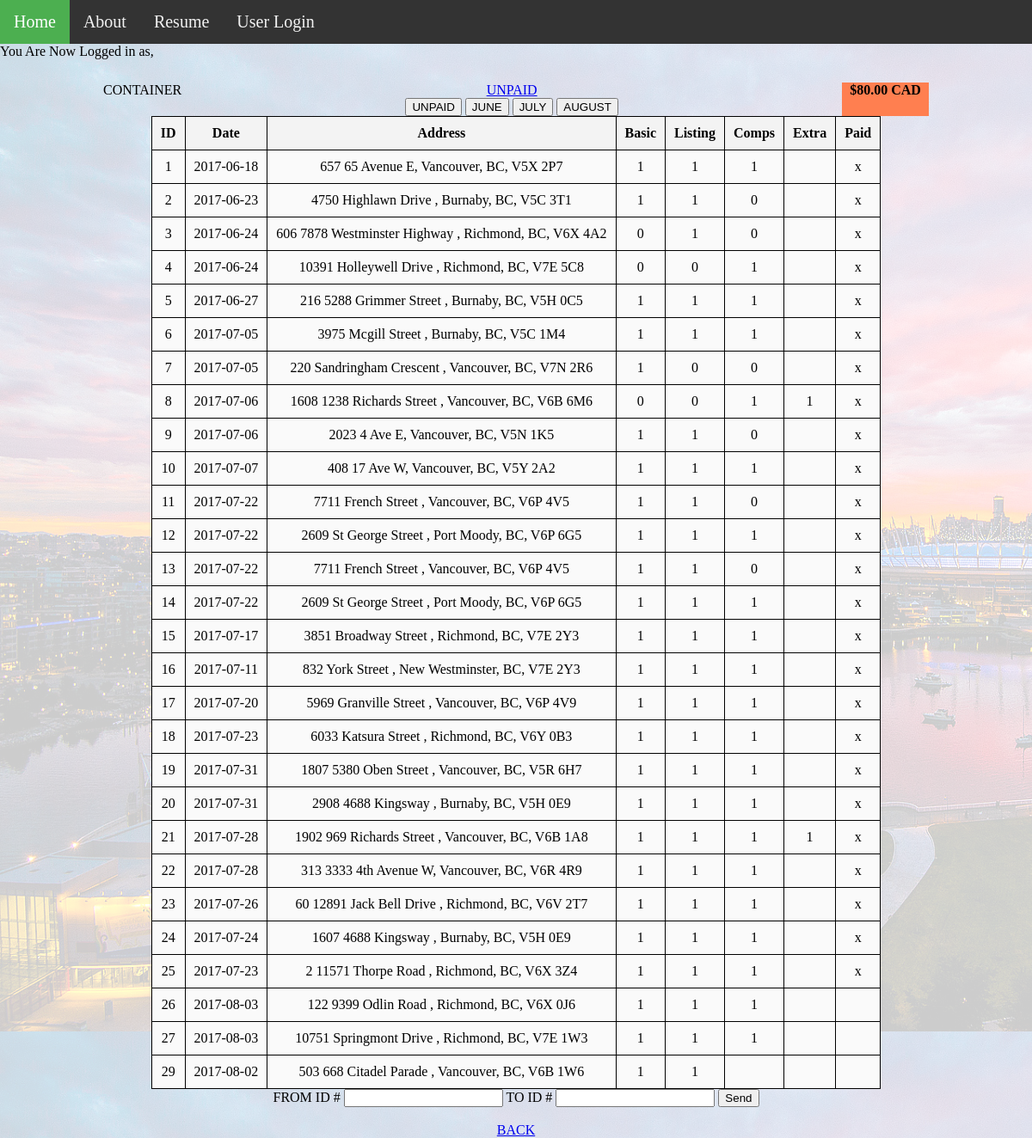
The page /user.php (signed in) on the database its author committed.
### tables this page shows
CREATE TABLE `evakun5_addresses` (
  `Date` date DEFAULT NULL,
  `StreetNum` int(5) DEFAULT NULL,
  `StreetName` varchar(30) DEFAULT NULL,
  `StreetType` varchar(20) DEFAULT NULL,
  `Direction` varchar(2) DEFAULT NULL,
  `UnitNum` int(10) DEFAULT NULL,
  `City` varchar(20) DEFAULT NULL,
  `Province` varchar(2) DEFAULT NULL,
  `PostalCode` varchar(7) DEFAULT NULL,
  `Basic` int(11) DEFAULT NULL,
  `Listing` int(11) DEFAULT NULL,
  `Comps` int(11) DEFAULT NULL,
  `Extra` int(11) DEFAULT NULL,
  `Paid` varchar(3) DEFAULT NULL,
  `AID` int(11) NOT NULL
);

### user.php (the view, shortened to what this page needs)
<!DOCTYPE HTML>
<html lang="en">
<head>
      <link rel="stylesheet" type="text/css" href="styles/menubar.css">
      <link rel="stylesheet" type="text/css" href="styles/home.css">
      <link rel="stylesheet" type="text/css" href="styles/background.css">
      <link rel="stylesheet" type="text/css" href="styles/display_block.css">
      <link rel="stylesheet" type="text/css" href="styles/user.css">
      <link rel="stylesheet" type="text/css" href="styles/client_user.css">
</head>
<body>
<div class="topnav">
      <a class="active" href="home.html">Home</a>
      <a href="about.html">About</a>
      <a href="resume.html">Resume</a>
      <a href="login.php">User Login</a>
</div>
<?php
      $con=mysqli_connect("localhost", "evakun5", "Ek101092", "evakun5_database");
      echo "You Are Now Logged in as, ";
?>
<div class="display_block" id="display_block">
      <div class="display_block_container">
            CONTAINER
      <div class="display_block_fixed">
            <form id="unpaid_table" name="myform" action="unpaid_table.php">
                  <a href="javascript: submitform()">UNPAID</a>
            </form>
            <form id="form_items" name="form_items" action="" method="post" enctype="multipart/form-data">
                  <input type="button" value="UNPAID" onClick="formaction('unpaid')"/>
                  <input type="button" value="JUNE" onClick="formaction('june')"/>
                  <input type="button" value="JULY" onClick="formaction('july')"/>
                  <input type="button" value="AUGUST" onClick="formaction('august')"/>
            </form>
      </div>
      <div class="display_block_flex_item">
<?php
      $current_owe = mysqli_query($con,"SELECT * FROM evakun5_addresses WHERE Paid is Null");
      if(mysqli_num_rows($current_owe)> 0) {
            $sql="SELECT SUM(Basic) + SUM(Listing) + SUM(Comps) AS 'SUM(Total)' FROM evakun5_addresses WHERE Date > '2017-08-01' AND Date <'2017-09-01'";
            $sum= mysqli_query($con,$sql);
            while($row = mysqli_fetch_array($sum)) {
                  echo '<b "color:black; vertical-align:middle" >$';
                  echo $row['SUM(Total)'] * 10;
            }
            echo ".00 CAD</b>";
      }
?>
      </div>
</div>
<body>
<?php
      $result = mysqli_query($con,"SELECT * FROM evakun5_addresses");
      echo "<table>";
      echo "<tr>";
      echo "<th> ID";
      echo "<th> Date";
      echo "<th> Address";
      echo "<th> Basic";
      echo "<th> Listing" ;
      echo "<th> Comps";
      echo "<th> Extra";
      echo "<th> Paid";
      while($row = mysqli_fetch_array($result)){
            $aid=$row['AID'];
            $date=$row['Date'];
            $street_num=$row['StreetNum'];
            $street_name=$row['StreetName'];
            $street_type=$row['StreetType'];
            $dir=$row['Direction'];
            $unit=$row['UnitNum'];
            $city= $row['City'];
            $province= $row['Province'];
            $postal_code= $row['PostalCode'];
            $basic= $row['Basic'];
            $listing= $row['Listing'];
            $comps=$row['Comps'];
            $extra=$row['Extra'];
            $paid= $row['Paid'];
            echo "</tr>";
            echo "<tr>";
            echo "<td>$aid";
            echo "<td>$date";
            echo "<td>".$unit." ".$street_num." ".$street_name." ".$street_type." ".$dir.", ".$city.", ".$province.", ".$postal_code;
            echo "<td>$basic";
            echo "<td>$listing";
            echo "<td>$comps";
            echo "<td>$extra";
            echo "<td>$paid";
            echo "</tr>";
      }
      echo "</table>";
      ?>
      <form action="insert.php" method="post">
            FROM ID # <input type="text" name="name">
            TO ID # <input type="text" name="last">
            <input type="submit" name="submit" value="Send">
      </form>
      <a href="user.php"><br>BACK</a>
</div>
</body>
</html>

### styles/menubar.css (style rules this page uses)
.topnav { overflow: hidden; background-color: #333; }
.topnav a { float: left; display: inline; color: #f2f2f2; text-align: center; padding: 14px 16px; text-decoration: none; font-size: 20px; }
.topnav a.active { display:inline-block; background-color: #4CAF50; color: white; }

### styles/home.css (style rules this page uses)
body { margin: 0; }

### styles/background.css (style rules this page uses)
body { background: linear-gradient( rgba(255,255,255, .80), rgba(255,255,255, .80)), url('../images/vancouver.jpg'); background-attachment: fixed; }

### styles/display_block.css (style rules this page uses)
.display_block { width: 80%; height: 500px; text-align: center; margin-left: auto ; margin-right: auto ; }

### styles/user.css (style rules this page uses)
table { border-collapse: collapse; background-color: white; background-image: }
table, th, td { border: 1px solid black; padding: 10px; margin: 0 auto; }
th { background: #F3F3F3; font-weight: bold; }
td { background: #FAFAFA; text-align: center; }

### styles/client_user.css (style rules this page uses)
.display_block_container { display: flex; }
.display_block_fixed { width: 80%; vertical-align: middle; }
.display_block_flex_item { flex-grow: 10; text-align: center; background-color: coral; vertical-align: middle;; }

### rows shown on the page
evakun5_addresses: AID "1", Date "2017-06-18", StreetNum "657", StreetName "65", StreetType "Avenue", Direction "E", City "Vancouver", Province "BC", PostalCode "V5X 2P7", Basic "1", Listing "1", Comps "1", Paid "x"
evakun5_addresses: AID "2", Date "2017-06-23", StreetNum "4750", StreetName "Highlawn", StreetType "Drive", City "Burnaby", Province "BC", PostalCode "V5C 3T1", Basic "1", Listing "1", Comps "0", Paid "x"
evakun5_addresses: AID "3", Date "2017-06-24", UnitNum "606", StreetNum "7878", StreetName "Westminster", StreetType "Highway", City "Richmond", Province "BC", PostalCode "V6X 4A2", Basic "0", Listing "1", Comps "0", Paid "x"
evakun5_addresses: AID "4", Date "2017-06-24", StreetNum "10391", StreetName "Holleywell", StreetType "Drive", City "Richmond", Province "BC", PostalCode "V7E 5C8", Basic "0", Listing "0", Comps "1", Paid "x"
evakun5_addresses: AID "5", Date "2017-06-27", UnitNum "216", StreetNum "5288", StreetName "Grimmer", StreetType "Street", City "Burnaby", Province "BC", PostalCode "V5H 0C5", Basic "1", Listing "1", Comps "1", Paid "x"
evakun5_addresses: AID "6", Date "2017-07-05", StreetNum "3975", StreetName "Mcgill", StreetType "Street", City "Burnaby", Province "BC", PostalCode "V5C 1M4", Basic "1", Listing "1", Comps "1", Paid "x"
evakun5_addresses: AID "7", Date "2017-07-05", StreetNum "220", StreetName "Sandringham", StreetType "Crescent", City "Vancouver", Province "BC", PostalCode "V7N 2R6", Basic "1", Listing "0", Comps "0", Paid "x"
evakun5_addresses: AID "8", Date "2017-07-06", UnitNum "1608", StreetNum "1238", StreetName "Richards", StreetType "Street", City "Vancouver", Province "BC", PostalCode "V6B 6M6", Basic "0", Listing "0", Comps "1", Extra "1", Paid "x"
evakun5_addresses: AID "9", Date "2017-07-06", StreetNum "2023", StreetName "4", StreetType "Ave", Direction "E", City "Vancouver", Province "BC", PostalCode "V5N 1K5", Basic "1", Listing "1", Comps "0", Paid "x"
evakun5_addresses: AID "10", Date "2017-07-07", StreetNum "408", StreetName "17", StreetType "Ave", Direction "W", City "Vancouver", Province "BC", PostalCode "V5Y 2A2", Basic "1", Listing "1", Comps "1", Paid "x"
evakun5_addresses: AID "11", Date "2017-07-22", StreetNum "7711", StreetName "French", StreetType "Street", City "Vancouver", Province "BC", PostalCode "V6P 4V5", Basic "1", Listing "1", Comps "0", Paid "x"
evakun5_addresses: AID "12", Date "2017-07-22", StreetNum "2609", StreetName "St George", StreetType "Street", City "Port Moody", Province "BC", PostalCode "V6P 6G5", Basic "1", Listing "1", Comps "1", Paid "x"
evakun5_addresses: AID "13", Date "2017-07-22", StreetNum "7711", StreetName "French", StreetType "Street", City "Vancouver", Province "BC", PostalCode "V6P 4V5", Basic "1", Listing "1", Comps "0", Paid "x"
evakun5_addresses: AID "14", Date "2017-07-22", StreetNum "2609", StreetName "St George", StreetType "Street", City "Port Moody", Province "BC", PostalCode "V6P 6G5", Basic "1", Listing "1", Comps "1", Paid "x"
evakun5_addresses: AID "15", Date "2017-07-17", StreetNum "3851", StreetName "Broadway", StreetType "Street", City "Richmond", Province "BC", PostalCode "V7E 2Y3", Basic "1", Listing "1", Comps "1", Paid "x"
evakun5_addresses: AID "16", Date "2017-07-11", StreetNum "832", StreetName "York", StreetType "Street", City "New Westminster", Province "BC", PostalCode "V7E 2Y3", Basic "1", Listing "1", Comps "1", Paid "x"
evakun5_addresses: AID "17", Date "2017-07-20", StreetNum "5969", StreetName "Granville", StreetType "Street", City "Vancouver", Province "BC", PostalCode "V6P 4V9", Basic "1", Listing "1", Comps "1", Paid "x"
evakun5_addresses: AID "18", Date "2017-07-23", StreetNum "6033", StreetName "Katsura", StreetType "Street", City "Richmond", Province "BC", PostalCode "V6Y 0B3", Basic "1", Listing "1", Comps "1", Paid "x"
evakun5_addresses: AID "19", Date "2017-07-31", UnitNum "1807", StreetNum "5380", StreetName "Oben", StreetType "Street", City "Vancouver", Province "BC", PostalCode "V5R 6H7", Basic "1", Listing "1", Comps "1", Paid "x"
evakun5_addresses: AID "20", Date "2017-07-31", UnitNum "2908", StreetNum "4688", StreetName "Kingsway", City "Burnaby", Province "BC", PostalCode "V5H 0E9", Basic "1", Listing "1", Comps "1", Paid "x"
evakun5_addresses: AID "21", Date "2017-07-28", UnitNum "1902", StreetNum "969", StreetName "Richards", StreetType "Street", City "Vancouver", Province "BC", PostalCode "V6B 1A8", Basic "1", Listing "1", Comps "1", Extra "1", Paid "x"
evakun5_addresses: AID "22", Date "2017-07-28", UnitNum "313", StreetNum "3333", StreetName "4th", StreetType "Avenue", Direction "W", City "Vancouver", Province "BC", PostalCode "V6R 4R9", Basic "1", Listing "1", Comps "1", Paid "x"
evakun5_addresses: AID "23", Date "2017-07-26", UnitNum "60", StreetNum "12891", StreetName "Jack Bell", StreetType "Drive", City "Richmond", Province "BC", PostalCode "V6V 2T7", Basic "1", Listing "1", Comps "1", Paid "x"
evakun5_addresses: AID "24", Date "2017-07-24", UnitNum "1607", StreetNum "4688", StreetName "Kingsway", City "Burnaby", Province "BC", PostalCode "V5H 0E9", Basic "1", Listing "1", Comps "1", Paid "x"
evakun5_addresses: AID "25", Date "2017-07-23", UnitNum "2", StreetNum "11571", StreetName "Thorpe", StreetType "Road", City "Richmond", Province "BC", PostalCode "V6X 3Z4", Basic "1", Listing "1", Comps "1", Paid "x"
evakun5_addresses: AID "26", Date "2017-08-03", UnitNum "122", StreetNum "9399", StreetName "Odlin", StreetType "Road", City "Richmond", Province "BC", PostalCode "V6X 0J6", Basic "1", Listing "1", Comps "1"
evakun5_addresses: AID "27", Date "2017-08-03", StreetNum "10751", StreetName "Springmont", StreetType "Drive", City "Richmond", Province "BC", PostalCode "V7E 1W3", Basic "1", Listing "1", Comps "1"
evakun5_addresses: AID "29", Date "2017-08-02", UnitNum "503", StreetNum "668", StreetName "Citadel Parade", City "Vancouver", Province "BC", PostalCode "V6B 1W6", Basic "1", Listing "1"

### other values the page prints
$row['SUM(Total)'] * 10 "80"
